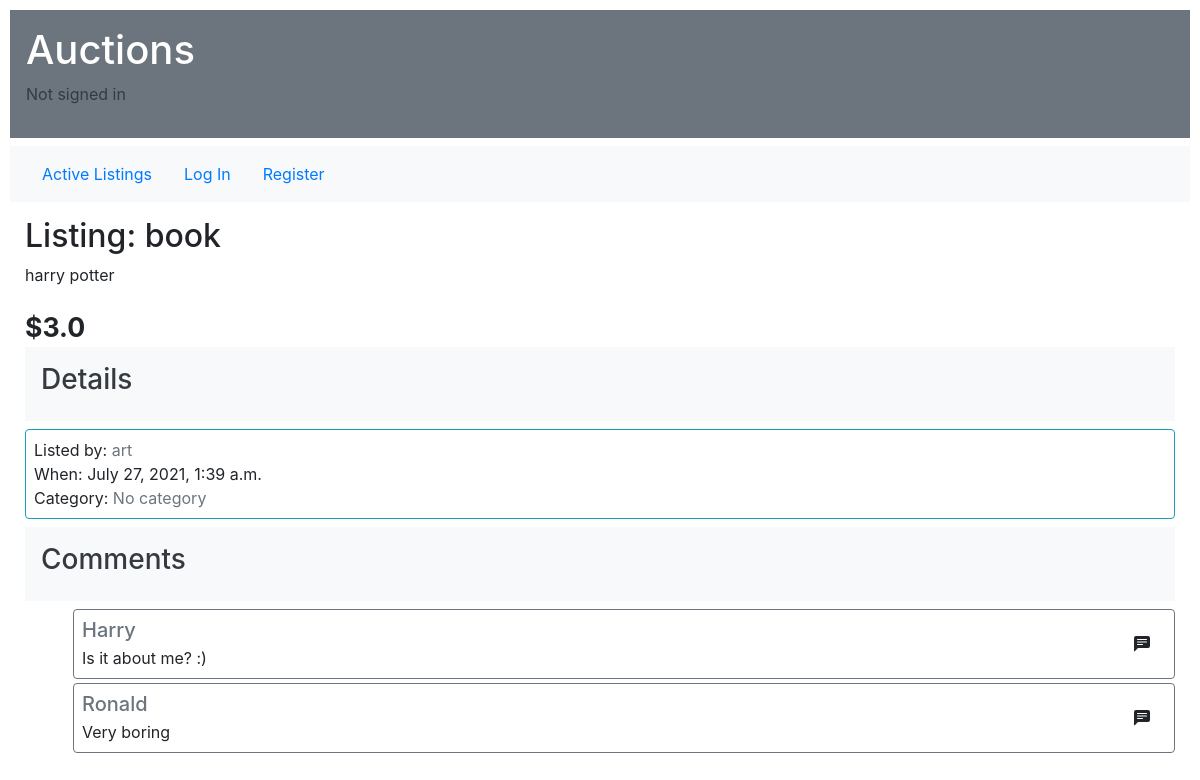
/listing/17, run on the app's committed database.
### auctions/models.py (models this page shows, shortened)
class Listing(models.Model):
    title = models.CharField(max_length=64)
    description = models.CharField(max_length=500)
    image_url = models.URLField(blank=True)
    NO_CATEGORY = 'NO'
    FASHION = 'FS'
    TOYS = 'TY'
    ELECTRONICS = 'EL'
    HOME = 'HM'
    MAGIC_THINGS = 'MG'
    SPORT = 'SP'
    CATEGORY_CHOICES = [
        (NO_CATEGORY, 'No category'), (FASHION, 'Fashion'), (TOYS, 'Toys'), (ELECTRONICS, 'Electronics'),
        (HOME, 'Home'), (MAGIC_THINGS, 'Magic things'), (SPORT, "Sport")
    ]
    category = models.CharField(max_length=2, choices=CATEGORY_CHOICES, default=NO_CATEGORY)
    current_price = models.FloatField(default=0)
    date_of_creating = models.DateTimeField(auto_created=True, default="2000-01-01 00:00")
    is_active = models.BooleanField(default=True)
    owner = models.ForeignKey(User, on_delete=models.CASCADE, related_name="listings")

class User(AbstractUser):
    pass

class Comment(models.Model):
    text = models.CharField(max_length=500)
    author = models.ForeignKey(User, on_delete=models.CASCADE, related_name="comments")
    listing = models.ForeignKey(Listing, on_delete=models.CASCADE, related_name="comments")

### auctions/views.py (the view, shortened to what this page needs)
# urls.py: path("listing/<int:listing_id>", views.listing, name="listing"),
def listing(request, listing_id):
    try:
        listing = Listing.objects.get(pk = listing_id)
    except Listing.DoesNotExist:
        raise Http404("Listing not found.")
    message = None
    if request.method == 'POST' and 'bid_form' in request.POST:
        bid_form = BidForm(request.POST)
        if bid_form.is_valid():
            if bid_form.cleaned_data['price'] > listing.current_price or (listing.bids.count() == 0 and (bid_form.cleaned_data['price'] == listing.current_price)):
                bid = Bid(price = bid_form.cleaned_data['price'], bidder = request.user, listing = listing)
                bid.save()
                listing.current_price = bid.price
                listing.bids.add(bid)
                listing.save()
                bid_form = BidForm()
            elif listing.bids.count() == 0:
                message = "The price should be not less than current"
            else:
                message = "The price should be greater than current"
    else:
        bid_form = BidForm()
    if request.method == 'POST'and 'comment_form' in request.POST:
        comment_form = CommentForm(request.POST)
        if comment_form.is_valid():
            comment = Comment(text = comment_form.cleaned_data['comment'], author = request.user, listing = listing)
            comment.save()
            listing.comments.add(comment)
            comment_form = CommentForm()
    else:
        comment_form = CommentForm()
    in_watchlist = False
    is_owner = False
    is_winner = False
    label = f"{listing.bids.count()} bids so far. "
    return render(request, 'auctions/listing.html', {
        'listing': listing,
        'category': listing.get_category_display(),
        'message': message,
        'bid_form': bid_form,
        'comment_form': comment_form,
        'label': label,
        'number_of_bids': listing.bids.count(),
        'is_owner': is_owner,
        'is_winner': is_winner,
        'in_watchlist': in_watchlist,
        'comments': listing.comments.all()
    })

### auctions/context_processors.py (called while the page is built)
def add_variable_to_context(request):
    if request.user.is_authenticated:
        listings_in_watchlist = request.user.watchlist.listings.all().count()
    else:
        listings_in_watchlist = 0
    return {
        'listings_in_watchlist': listings_in_watchlist
    }

### auctions/templates/auctions/listing.html (shortened to what this page needs)
{% extends "auctions/layout.html" %}
{% block body %}
    <div style="margin: 15px;">
        <div>
            <h2>Listing: {{listing.title}}</h2>
        </div>
        <div>
            {{listing.description}}
        </div>
        <div style="font-size: 20pt; font-weight: 700; margin-top: 20px;">${{ listing.current_price }}</div>
        <div class="p-3 mb-2 bg-light text-dark">
            <h3>Details</h3>
        </div>
        <div class="p-2 border border-info rounded">
            <div>Listed by: <a class="text-muted" href="{% url 'user' listing.owner.id %}">{{listing.owner.username}}</a> </div>
            <div>When: {{listing.date_of_creating}}</div>
            <div>Category: <a class="text-muted" href="{% url 'category' category %}">{{category}}</a></div>
        </div>
        <div class="p-3 my-2 bg-light text-dark">
            <h3>Comments</h3>
        </div>
        <ul class="ml-5 list-unstyled">
            {% for comment in comments %}
                <li class="d-flex flex-row-reverse media my-1 p-2 border border-secondary rounded">
                    <div class="media-body">
                        <h5 class="mt-0 mb-1">
                            <a class="text-secondary" href="{% url 'user' comment.author.id %}">{{comment.author.username}}</a>
                        </h5>
                        {{comment.text}}
                    </div>
                </li>
            {% endfor %}
        </ul>
    </div>
{% endblock %}

### auctions/templates/auctions/layout.html (shortened to what this page needs)
{% load static %}
<!DOCTYPE html>
<html lang="en">
    <head>
        <link rel="stylesheet" href="https://stackpath.bootstrapcdn.com/bootstrap/4.4.1/css/bootstrap.min.css">
        <link href="{% static 'auctions/styles.css' %}" rel="stylesheet">
    </head>
    <body>
        <div class="p-3 mb-2 bg-secondary text-white">
            <h1>Auctions</h1>
            <div class="justify-content-end">
                    {% if user.is_authenticated %}
                        <p class="text-dark">Signed in as: <a href="{% url 'user' user.id %}" class="text-dark"><strong>{{ user.username }}</strong></a></p>
                    {% else %}
                        <p class="text-dark">Not signed in</p>
                    {% endif %}
            </div>
        </div>
        <nav class="navbar navbar-expand-lg navbar-light bg-light">
                <div class="collapse navbar-collapse" id="navbarSupportedContent">
                    <ul class="nav">
                        <li class="nav-item">
                            <a class="nav-link active" href="{% url 'index' %}">Active Listings</a>
                        </li>
                        {% if user.is_authenticated %}
                            <li class="nav-item">
                                <a class="nav-link" href="{% url 'categories' %}">Categories</a>
                            </li>
                            <li class="nav-item">
                                <a class="nav-link" href="{% url 'mywatchlist' %}">
                                    Watchlist
                                    <span class="bg-secondary badge badge-primary badge-pill rounded">{{listings_in_watchlist}}</span>
                                </a>
                            </li>
                            <li class="nav-item">
                                <a class="nav-link" href="{% url 'create' %}">Create Listing</a>
                            </li>
                            <li class="nav-item">
                                <a class="nav-link" href="{% url 'logout' %}">Log Out</a>
                            </li>
                        {% else %}
                            <li class="nav-item">
                                <a class="nav-link" href="{% url 'login' %}">Log In</a>
                            </li>
                            <li class="nav-item">
                                <a class="nav-link" href="{% url 'register' %}">Register</a>
                            </li>
                        {% endif %}
                    </ul>
                </div>
            </nav>
        {% block body %}
        {% endblock %}
    </body>
</html>

### auctions/static/auctions/styles.css (style rules this page uses)
body { padding: 10px; }

### data on the page
Listing: title "book", description "harry potter", current_price "3.0", owner.username "art", date_of_creating "July 27, 2021, 1:39 a.m."
Comment: author.username "Harry", text "Is it about me? :)"
Comment: author.username "Ronald", text "Very boring"

### other printed values
{{ category }} "No category"
